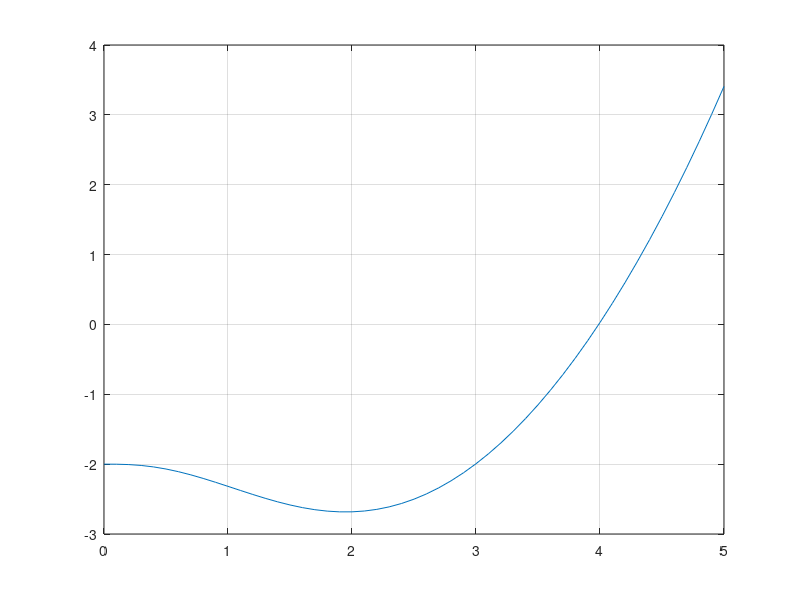

Here is the MATLAB script that generated this plot:
%
% Numeriska metoder, lab 1, uppg 6
% Patrik Nyman, ht 2015
%
x = 0:0.1:5;
g = x.^3/20 - 2 - (x.^3) .* exp(-x);
plot(x, g), grid
